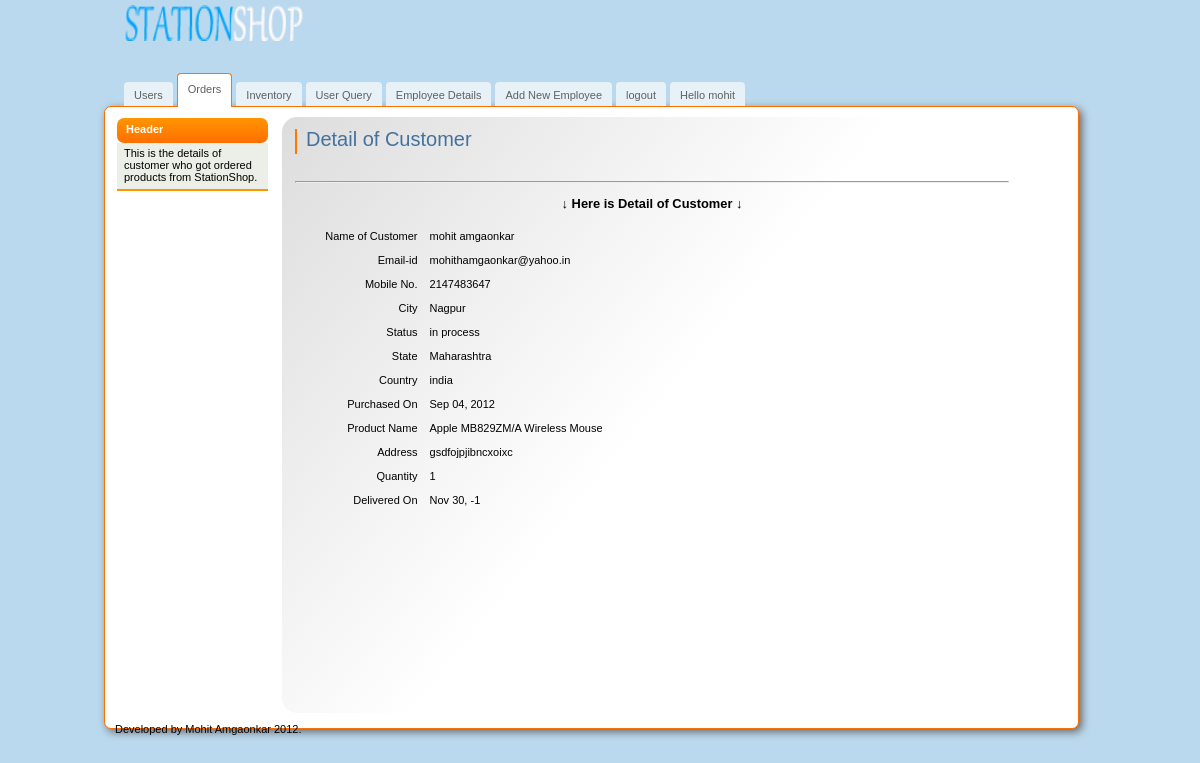
The page /stationshop/admin/deliver_detail1.php?pid=38 (signed in) on the database its author committed.
### tables this page shows
CREATE TABLE IF NOT EXISTS `sales_table` (
  `bid` int(15) NOT NULL AUTO_INCREMENT,
  `product` varchar(1000) NOT NULL,
  `purchased_on` date NOT NULL,
  `email` varchar(30) NOT NULL,
  `address` text NOT NULL,
  `status` varchar(15) NOT NULL DEFAULT 'in process',
  `state` varchar(15) NOT NULL,
  `city` varchar(15) NOT NULL,
  `country` varchar(15) NOT NULL,
  `fname` varchar(15) NOT NULL,
  `lname` varchar(15) NOT NULL,
  `delivered_on` date NOT NULL,
  `mobileno` int(200) NOT NULL,
  `price` int(200) NOT NULL,
  `quantity` int(200) NOT NULL,
  PRIMARY KEY (`bid`)
);

### stationshop/admin/deliver_detail1.php (the view, shortened to what this page needs)
<?php
$managera = preg_replace('#[^A-Za-z0-9]#i', '', $_SESSION["managera"]);
?>
<?php
if (isset($_GET['pid'])) {
	$targetID = $_GET['pid'];
    $sql = mysql_query("SELECT * FROM sales_table WHERE bid='$targetID' LIMIT 1");
    $productCount = mysql_num_rows($sql);
    if ($productCount > 0) {
	    while($row = mysql_fetch_array($sql)){
			 $product = $row["product"];
			 $email = $row["email"];
			 $address = $row["address"];
			 $state = $row["state"];
			 $city = $row["city"];
			$status = $row["status"];
			 $country = $row["country"];
			 $fname = $row["fname"];
			 $lname = $row["lname"];
			 $name = $fname.' '.$lname;
			 $quantity = $row["quantity"];
			 $mobileno = $row["mobileno"];
			 $purchased_on = strftime("%b %d, %Y", strtotime($row["purchased_on"]));
			 $delivered_on = strftime("%b %d, %Y", strtotime($row["delivered_on"]));
        }
    } else {
	    echo "Sorry this item does not exist in database.";
		exit();
    }
}
?>
<!DOCTYPE html>
<html>
<head>
        <link  href="css/admin.css" rel="stylesheet" type="text/css" />
</head>
<body>
    <div id="main">
        <div id="header">
            <a href="#" class="logo"><img src="img/logo.png" width="183" height="36" alt="" /></a>
            <ul id="top-navigation">
                <li><a href="index.php">Users</a></li>
                <li><a href="order.php" class="active">Orders</a></li>
                <li><a href="inventory_list.php">Inventory</a></li>
                <li><a href="querysolved.php">User Query</a></li>
                <li><a href="employeedetail.php">Employee Details</a></li>
                <li><a href="add.php">Add New Employee</a></li>
                <li><a href="logout.php">logout</a></li>
                <li><a href="setting.php" ><? echo "Hello ".$managera; ?></a></li>
            </ul>
        </div>
        <div id="middle">
            <div id="left-column">
                <h3>Header</h3>
                <ul class="nav">
                    <li> This is the details of customer who got ordered products from StationShop.</li>
                </ul>
            </div>
            <div id="center-column">
                <div class="top-bar">
                  <h1>Detail of Customer</h1>
                </div>
              <p>&nbsp;</p>
              <div id="center-column2">
                <hr />
                <center >
                  <h3> &darr; Here is Detail of Customer &darr; </h3>
                </center>
                  <table width="90%" border="0" cellspacing="0" cellpadding="6">
                    <tr>
                      <td width="20%" align="right">Name of Customer</td>
                      <td width="80%"><?php echo $name   ?></td>
                    </tr>
                    <tr>
                      <td align="right">Email-id</td>
                      <td><label>
                        <?php echo $email; ?>
                      </label></td>
                    </tr>
                    <tr>
                      <td align="right">Mobile No.</td>
                      <td><?php echo $mobileno  ?></td>
                    </tr>
                    <tr>
                      <td align="right">City</td>
                      <td><?php echo $city   ?></td>
                    </tr>
                   <tr>
        <td align="right">Status</td>
        <td><? echo $status?>
           </tr>
                    <tr>
                      <td align="right">State</td>
                      <td><?php echo $state   ?></td>
                    </tr>
                    <tr>
                      <td align="right">Country</td>
                      <td><label>
                        <?php  echo $country  ?>
                      </label></td>
                    </tr>
                    <tr>
                      <td align="right">Purchased On</td>
                      <td><label>
                        <?php echo $purchased_on  ?>
                      </label></td>
                    </tr>
                    <tr>
                      <td align="right">Product Name</td>
                      <td><label>
                        <?php echo $product;  ?>
                      </label></td>
                    </tr>
                    <tr>
                      <td align="right">Address</td>
                      <td><?php echo $address   ?></td>
                    </tr>
                    <tr>
                      <td align="right">Quantity</td>
                      <td><?php echo $quantity   ?></td>
                    </tr>
                    <tr>
                      <td align="right">Delivered On</td>
                      <td><?php echo $delivered_on;   ?></td>
                    </tr>
                  </table>
              </div>
              <p>&nbsp;</p>
              <p>&nbsp;</p>
          </div>
          <p>&nbsp;</p>
          <div id="footer"><p>Developed by <a href="https://www.facebook.com/mohithamgaonkar">Mohit Amgaonkar </a> 2012. </div>
    </div>
</body>
</html>

### stationshop/admin/css/admin.css (style rules this page uses)
body { margin:0; padding:0; background:#BBD9EE; color:#000; font-family:tahoma,arial,sans-serif; font-size:11px; }
img { border:none; }
a { color:#060606;text-decoration: none }
#main { width:992px; margin:0 auto; }
#header { position:relative; width:992px; height:106px; }
a.logo { position:absolute; top:5px; left:20px; }
#top-navigation { position:absolute; top:73px; left:20px; margin:0; padding:0; list-style:none; }
#top-navigation li { float:left; margin:0 4px 0 0; height:34px; }
#top-navigation li a { float:left; display:block; height:20px; line-height:19px; margin-top:9px; color:#606060; padding:4px 10px 0 10px; border-top-left-radius: 4px; border-top-right-radius: 4px; -moz-border-radius-topleft: 4px; -moz-border-radius-topright: 4px; -webkit-border-top-left-radius: 4px; -webkit-border-top-right-radius: 4px; background:#e7f1f8; }
#top-navigation li a.active { padding:6px 10px 0 10px; height:27px; border:1px #ff7300 solid; border-bottom:none; margin:0; background:white; }
#middle { float:left; width:973px; background:#fff; border: 1px solid #ff6f00; border-radius: 7px; -moz-border-radius: 7px; -webkit-border-radius: 7px; -moz-box-shadow: 3px 3px 9px #666; -webkit-box-shadow: 3px 3px 9px #666; box-shadow: 3px 3px 9px #666; padding:10px 0 0 0; }
#left-column { float:left; padding:1px 14px 0 12px; width:151px; }
#center-column { float:left; width:714px; background:url(../img/bg-center-column.jpg) top left no-repeat; background:-webkit-gradient( linear, left top, right bottom, color-stop(0, rgb(221,221,221)), color-stop(0.5, rgb(255,255,255)) ); background:-moz-linear-gradient( left top, rgb(221,221,221) 0%, rgb(255,255,255) 50% ); border-radius: 15px; -moz-border-radius: 15px; -webkit-border-radius: 15px; min-height:584px; padding:12px 16px 0 13px; }
#footer { float:left; width:100%; height:15px; }
#footer p { margin: 10px; }
#left-column h3 { font-size:11px; margin:0; color:#fff; background:#ff9500; background:-webkit-gradient( linear, left top, left bottom, color-stop(0, rgb(255,149,0)), color-stop(1, rgb(255,111,0)) ); background:-moz-linear-gradient( center top, rgb(255,149,0) 0%, rgb(255,111,0) 100% ); border-radius: 7px; -moz-border-radius: 7px; -webkit-border-radius: 7px; height:25px; line-height:23px; padding:0 0 0 9px; }
ul.nav { margin:0 0 11px 0; border-bottom:2px solid #FF9600; background:#ECEFE7; list-style:none; padding:0 2px; }
ul.nav li { padding:4px 4px 6px 5px; border-bottom: 1px #666 dashed; }
ul.nav li:last-child { border:none; }
.top-bar { float:left; width:703px; border-left:2px solid #f70; padding:0 0 0 9px; margin:0 0 4px 0; }
.top-bar h1 { font:20px/21px verdana,sans-serif; color:#43729F; margin:0 0 4px 0; }

### rows shown on the page
sales_table: name "mohit amgaonkar", email "mohithamgaonkar@yahoo.in", mobileno "2147483647", city "Nagpur", status "in process", state "Maharashtra", country "india", purchased_on "Sep 04, 2012", product "Apple MB829ZM/A Wireless Mouse", address "gsdfojpjibncxoixc", quantity "1", delivered_on "Nov 30, -1"

### other values the page prints
$managera "mohit"
